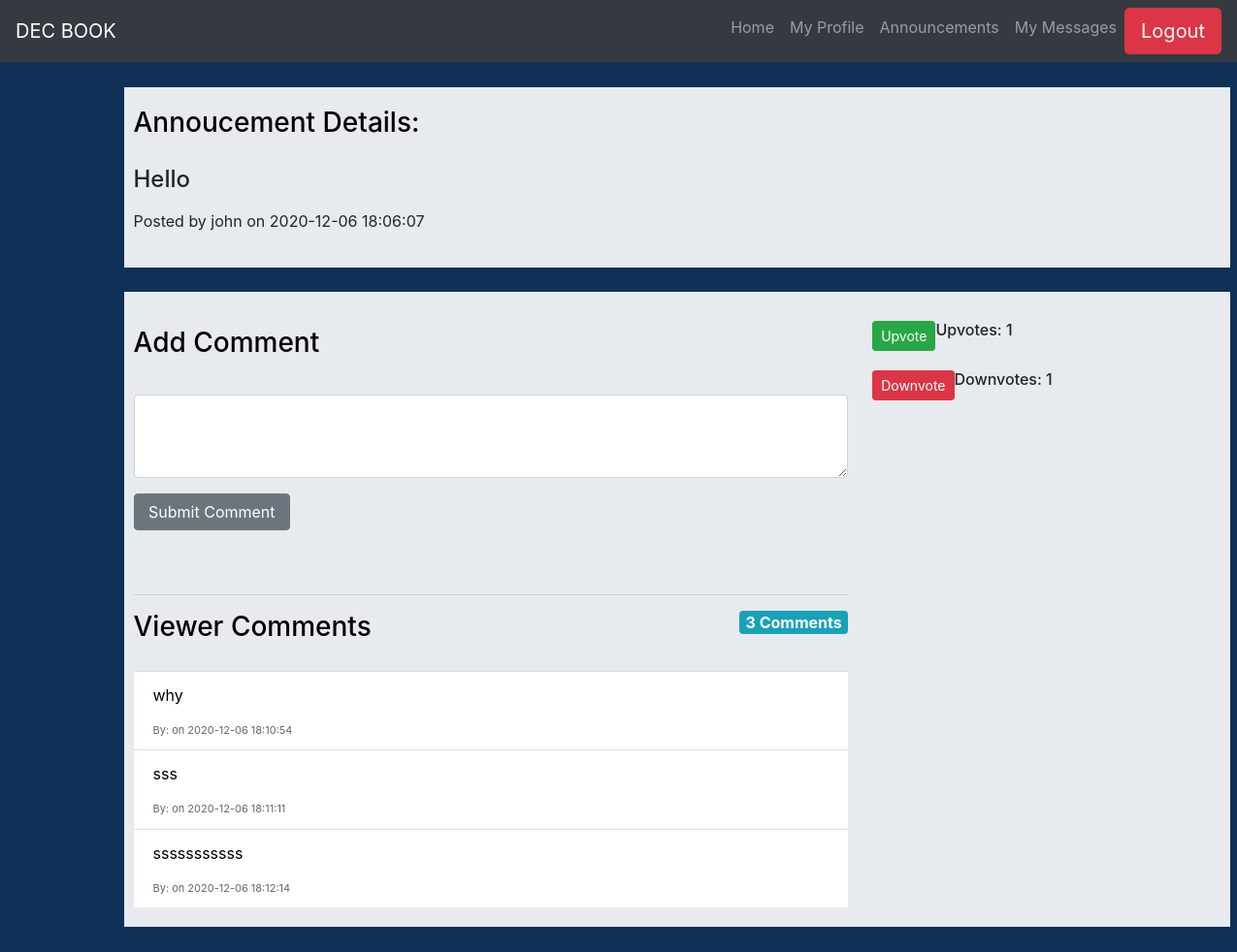
Page /frontend/view.php?id=92 on the committed database.
### tables this page shows
CREATE TABLE `posts` (
  `post_id` int(11) NOT NULL,
  `user_id` int(11) NOT NULL,
  `body` longblob,
  `created_at` datetime DEFAULT NULL,
  `upvotes` int(11) NOT NULL DEFAULT '0',
  `downvotes` int(11) NOT NULL DEFAULT '0',
  `upvote_downvote` int(11) NOT NULL DEFAULT '0'
);

CREATE TABLE `user` (
  `user_id` int(11) NOT NULL,
  `userName` varchar(16) NOT NULL,
  `password` varchar(128) NOT NULL,
  `firstName` varchar(15) NOT NULL,
  `lastName` varchar(15) NOT NULL,
  `email` varchar(80) DEFAULT NULL,
  `user_image` longtext
);

CREATE TABLE `comment` (
  `comment_id` int(11) NOT NULL,
  `post_id` int(11) NOT NULL,
  `user_id` int(11) NOT NULL,
  `comment` text NOT NULL,
  `created_at` datetime NOT NULL
);

### backend/announcement_utils.php (called while the page is built, shortened)
<?php
function getAnnouncementsById($id){
  $conn = createSQLConnection();
  $id = (int) $id;
  $statement = "
  SELECT user.user_id, user.userName, posts.user_id, posts.post_id, posts.body, posts.created_at FROM user JOIN posts ON user.user_id = posts.user_id WHERE posts.post_id='$id' ";
  $result = mysqli_query($conn, $statement);
  $rows = [];
  while($row = mysqli_fetch_assoc($result)){
    $rows = $row;
  }
  return $rows;
}
function getAnnouncementComments($id){
  $conn = createSQLConnection();
  $id = (int) $id;
  $statement = "SELECT user.user_id, user.userName, user.firstName, user.lastName, posts.post_id, posts.body, posts.user_id, comment.comment_id, comment.comment, comment.created_at FROM user JOIN posts ON user.user_id = posts.user_id JOIN comment ON posts.post_id = comment.post_id WHERE posts.post_id ='$id'
  ";
  $result = mysqli_query($conn, $statement);
  $num_rows = mysqli_num_rows($result);
  $rows = [];
  while($row = mysqli_fetch_assoc($result)){
    $rows[] = $row;
  }
  return $rows;
}

### frontend/rating-system/rating-config.php (called while the page is built, shortened)
<?php
function displayUpvote($postId)
{
  include("db-config.php");
  $selectQuery = "SELECT (upvote_downvote) FROM posts WHERE post_id = $postId";
  $selectQueryResult = mysqli_query($dbConnection, $selectQuery);
  $upvotes = mysqli_fetch_assoc($selectQueryResult);
  return ($upvotes['upvote_downvote']);
}
function displayDownvote($postId)
{
  include("db-config.php");
  $selectQuery = "SELECT SUM(downvotes) FROM posts WHERE post_id = $postId";
  $selectQueryResult = mysqli_query($dbConnection, $selectQuery);
  $downvotes = mysqli_fetch_assoc($selectQueryResult);
  return ($downvotes["SUM(downvotes)"]);
}

### frontend/view.php (the view, shortened to what this page needs)
<?php
if(!empty($_GET['id'])){
  $postId = $_GET['id'];
  require('../backend/announcement_utils.php');
  $result = getAnnouncementsById($postId);
  $comments = getAnnouncementComments($postId);
  $username = $result['userName'];
  $postId = $result['post_id'];
  $body = $result['body'];
  $time = $result['created_at'];
}
?>
<!DOCTYPE html>
<html lang="en">
<head>
  <link rel="stylesheet" href="https://stackpath.bootstrapcdn.com/bootstrap/4.4.1/css/bootstrap.min.css">
  <link rel="stylesheet" href="css/comment-view.css">
</head>
<body>
  <?php include('header.php')?>
  <div class="container">
    <h3 id="bodySubTitle">Annoucement Details:</h3>
      <h4> <?php echo $body ?> </h4>
      <p>Posted by <?php echo $username ?> on  <?php echo $time ?> </p>
  </div>
  <div class="container">
    <div class="row">
      <div class="col-lg-8">
        <div class="row mt-3">
        <div class="form-group col-12">
          <h3 id="bodySubTitle"><label for="exampleFormControlTextarea1">Add Comment</label> </h3>
          <textarea class="form-control" id="comment_value" rows="3"></textarea>
        </div>
        <div class="col-3">
          <input id="submit_comment" type="button"  class="btn btn-secondary btn-block" value="Submit Comment">
            </div>
        </div>
        <hr>
        <div class="row">
          <div class="panel panel-default widget col-12">
              <div class="panel-heading">
                  <h3 id="bodySubTitle">Viewer Comments<span class="badge badge-info float-right"><?php echo count($comments) . ' '.  'Comments' ?></span></h3>
              </div>
              <div class="panel-body">
                  <ul class="list-group">
                    <?php
                      foreach($comments as $comment){
                    ?>
                      <li class="list-group-item">
                          <div class="row">
                              <div class="col-xs-10 col-md-11">
                                  <div>
                                    <p id="replies"><?php echo $comment['comment'] ?></p>
                                      <div class="mic-info">
                                          By:
                                          on <?php  echo $comment['created_at']; ?>
                                      </div>
                                  </div>
                              </div>
                          </div>
                      </li>
                      <?php } ?>
                  </ul>
              </div>
          </div>
      </div>
      </div>
      <div class="col-3">
      <?php
                include_once('rating-system/rating-config.php');
            ?>
              <form action="rating-config.php" method="POST">
<div class='row' id="upvoteElementDiv">
    <button type="button" class="btn btn-sm btn-success" id="upvote-button" onclick="ratingSystem(1, 'upvoteElement_', <?php echo $result['post_id']; ?>, <?php echo $_SESSION['user_id'] ?>)">Upvote</button>
    <h6 id='upvoteElement_<?php echo $postId ?>'>Upvotes: <?php  echo displayUpvote($postId)  ?> </h6>
</div>
<div class='row' id="downvoteElementDiv">
  <button type="button" class="btn btn-sm btn-danger" id="downvote-button" onclick="ratingSystem(2, 'downvoteElement_',  <?php echo $result['post_id']; ?>, <?php echo $_SESSION['user_id'] ?>)">Downvote</button>
  <h6 id='downvoteElement_<?php echo $postId ?>'>Downvotes: <?php echo  displayDownvote($postId)  ?> </h6>
</div>
      </div>
    </div>
  </div>
</body>
</html>

### frontend/css/comment-view.css (style rules this page uses)
body { background-color: #0f3057; }
#bodySubTitle { color: black; padding-bottom: 20px; }
#replies { color:black; }
.badge { font-size: medium; }
.col-3 { padding-bottom: 50px; }
.container { padding: 20px 10px 20px; margin: 2% 10%; background-color: #e7eaee; justify-content: center; }
#upvoteElementDiv, #downvoteElementDiv { padding: 10px; }

### frontend/view.php (style rules this page uses)
.widget .panel-body { padding:0px; }
.widget .list-group { margin-bottom: 0; }
.widget li.list-group-item { border-radius: 0;border: 0;border-top: 1px solid #ddd; }
.widget .mic-info { color: #666666;font-size: 11px; }

### rows in the picture
posts: body "Hello", user.userName "john", created_at "2020-12-06 18:06:07", displayUpvote($postId) "1"
comment: comment "why", created_at "2020-12-06 18:10:54"
comment: comment "sss", created_at "2020-12-06 18:11:11"
comment: comment "sssssssssss", created_at "2020-12-06 18:12:14"

### other values in the picture
count($comments) "3"
displayDownvote($postId) "1"
